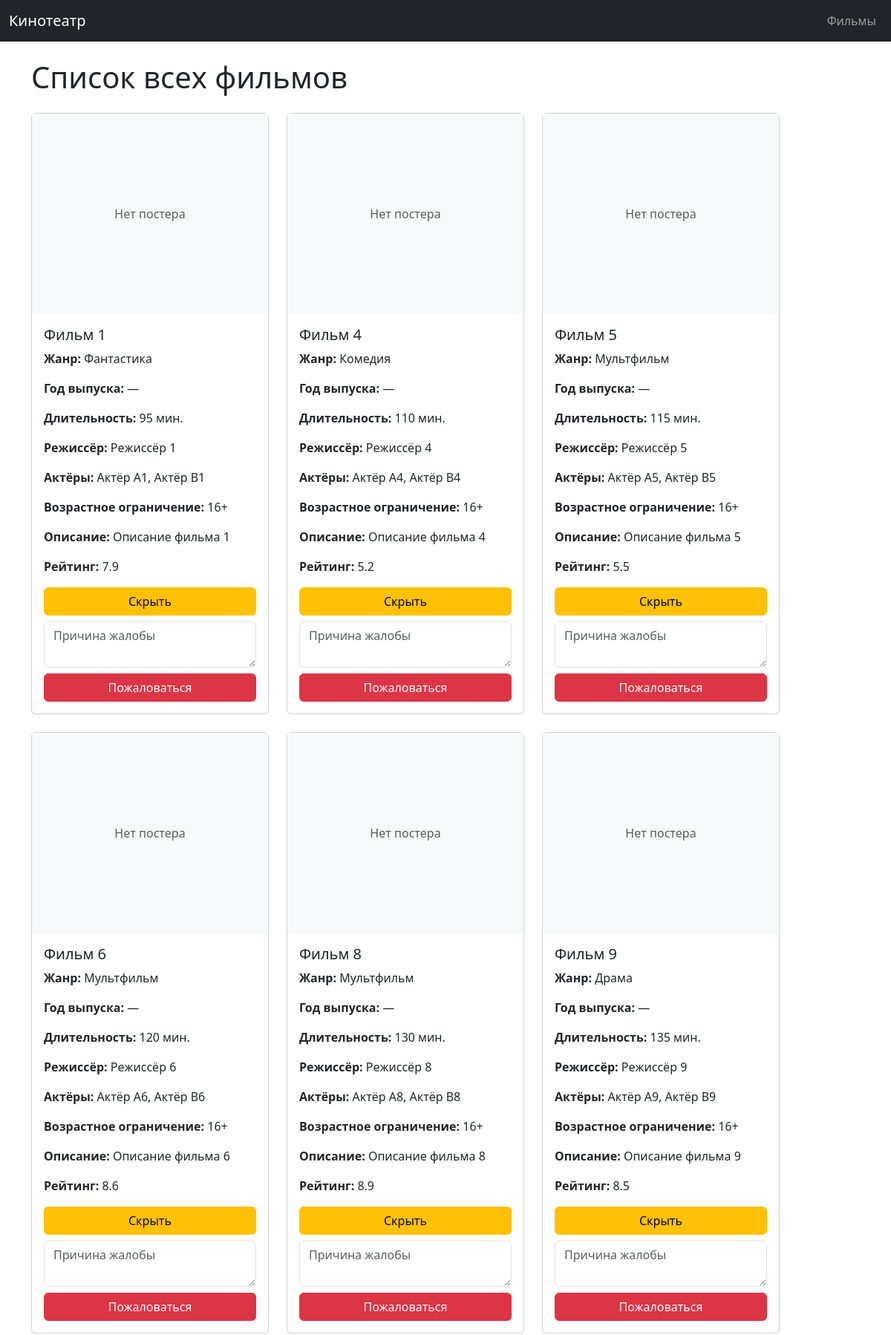
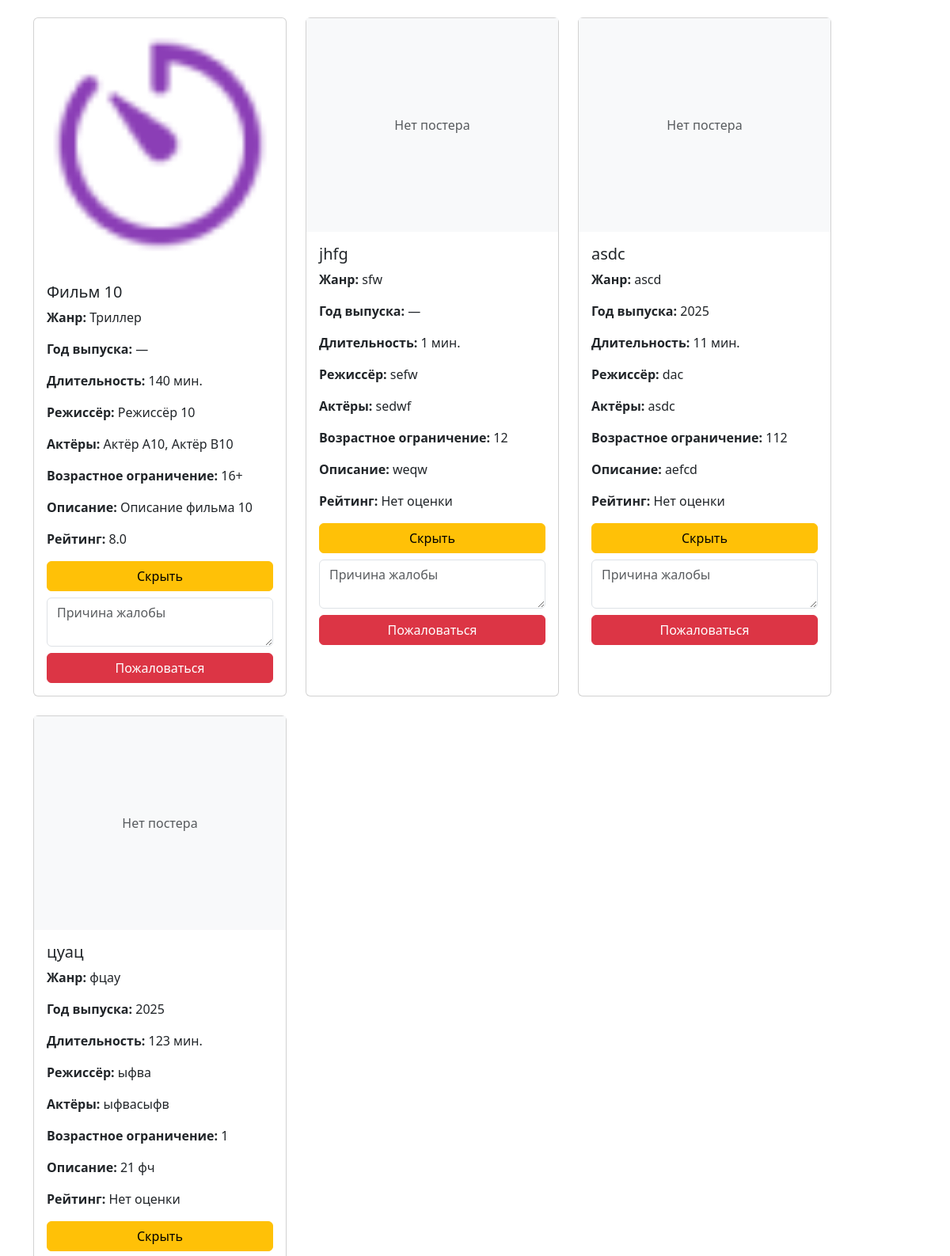
/browse/ (signed in, upper part), run on the app's committed database (2 pictures, top to bottom).
### movies/models.py (models this page shows, shortened)
class Movie(models.Model):
    title = models.CharField("Название", max_length=255)
    genre = models.CharField("Жанр", max_length=100)
    duration = models.PositiveIntegerField("Длительность (мин)")
    director = models.CharField("Режиссёр", max_length=255)
    actors = models.TextField("Актёры")
    release_date = models.DateField("Дата выпуска", null=True, blank=True)
    age_limit = models.CharField("Возрастное ограничение", max_length=10)
    description = models.TextField("Описание")
    rating = models.FloatField("Рейтинг", null=True, blank=True)
    poster = models.ImageField("Постер", null=True, blank=True, upload_to="posters/")
    def display_rating(self):
        return f"{self.rating:.1f}" if self.rating is not None else "Нет оценки"
    display_rating.short_description = "Рейтинг"
    class Meta:
        verbose_name = "Фильм"
        verbose_name_plural = "Фильмы"
    def release_year(self):
        return self.release_date.year if self.release_date else "—"
    release_year.short_description = "Год выпуска"

### movies/views.py (the view)
# urls.py: path('browse/', MovieBrowserView.as_view(), name='movie_browser'),
@method_decorator(login_required, name='dispatch')
class MovieBrowserView(ListView):
    model = Movie
    template_name = 'movies/movie_browser.html'
    context_object_name = 'movies'
    def get_queryset(self):
        hidden = HiddenMovie.objects.filter(user=self.request.user).values_list('movie_id', flat=True)
        return Movie.objects.exclude(id__in=hidden)

### movies/templates/movies/movie_browser.html (shortened to what this page needs)
{% extends "movies/base.html" %}
{% load static %}
{% block content %}
<h1 class="mb-4">Список всех фильмов</h1>
<div class="d-flex flex-wrap gap-4">
  {% for movie in movies %}
    <div class="card" style="width: 20rem;">
      {% if movie.poster %}
        <img src="{{ movie.poster.url }}" class="card-img-top" alt="{{ movie.title }}">
      {% else %}
        <div class="d-flex align-items-center justify-content-center bg-light" style="height: 270px;">
          <span class="text-muted">Нет постера</span>
        </div>
      {% endif %}
      <div class="card-body d-flex flex-column">
        <h5 class="card-title">{{ movie.title }}</h5>
        <p class="card-text"><strong>Жанр:</strong> {{ movie.genre }}</p>
        <p class="card-text"><strong>Год выпуска:</strong> {{ movie.release_year }}</p>
        <p class="card-text"><strong>Длительность:</strong> {{ movie.duration }} мин.</p>
        <p class="card-text"><strong>Режиссёр:</strong> {{ movie.director }}</p>
        <p class="card-text"><strong>Актёры:</strong> {{ movie.actors }}</p>
        <p class="card-text"><strong>Возрастное ограничение:</strong> {{ movie.age_limit }}</p>
        <p class="card-text"><strong>Описание:</strong> {{ movie.description }}</p>
        <p class="card-text"><strong>Рейтинг:</strong> {{ movie.display_rating }}</p>
        <form method="post" action="{% url 'hide_movie' movie.id %}" class="mb-2">
          <button type="submit" class="btn btn-warning w-100">Скрыть</button>
        </form>
        <form method="post" action="{% url 'report_movie' movie.id %}">
          <div class="mb-2">
            <textarea name="reason" placeholder="Причина жалобы" required class="form-control" rows="2"></textarea>
          </div>
          <button type="submit" class="btn btn-danger w-100">Пожаловаться</button>
        </form>
      </div>
    </div>
  {% empty %}
    <p>Фильмы не найдены.</p>
  {% endfor %}
</div>
{% endblock %}

### data on the page
Movie: poster "Нет постера", title "Фильм 1", genre "Фантастика", release_year "—", duration "95", director "Режиссёр 1", actors "Актёр A1, Актёр B1", age_limit "16+", description "Описание фильма 1", display_rating "7.9"
Movie: poster "Нет постера", title "Фильм 4", genre "Комедия", release_year "—", duration "110", director "Режиссёр 4", actors "Актёр A4, Актёр B4", age_limit "16+", description "Описание фильма 4", display_rating "5.2"
Movie: poster "Нет постера", title "Фильм 5", genre "Мультфильм", release_year "—", duration "115", director "Режиссёр 5", actors "Актёр A5, Актёр B5", age_limit "16+", description "Описание фильма 5", display_rating "5.5"
Movie: poster "Нет постера", title "Фильм 6", genre "Мультфильм", release_year "—", duration "120", director "Режиссёр 6", actors "Актёр A6, Актёр B6", age_limit "16+", description "Описание фильма 6", display_rating "8.6"
Movie: poster "Нет постера", title "Фильм 8", genre "Мультфильм", release_year "—", duration "130", director "Режиссёр 8", actors "Актёр A8, Актёр B8", age_limit "16+", description "Описание фильма 8", display_rating "8.9"
Movie: poster "Нет постера", title "Фильм 9", genre "Драма", release_year "—", duration "135", director "Режиссёр 9", actors "Актёр A9, Актёр B9", age_limit "16+", description "Описание фильма 9", display_rating "8.5"
Movie: poster (picture), title "Фильм 10", genre "Триллер", release_year "—", duration "140", director "Режиссёр 10", actors "Актёр A10, Актёр B10", age_limit "16+", description "Описание фильма 10", display_rating "8.0"
Movie: poster "Нет постера", title "jhfg", genre "sfw", release_year "—", duration "1", director "sefw", actors "sedwf", age_limit "12", description "weqw", display_rating "Нет оценки"
Movie: poster "Нет постера", title "asdc", genre "ascd", release_year "2025", duration "11", director "dac", actors "asdc", age_limit "112", description "aefcd", display_rating "Нет оценки"
Movie: poster "Нет постера", title "цуац", genre "фцау", release_year "2025", duration "123", director "ыфва", actors "ыфвасыфв", age_limit "1", description "21 фч", display_rating "Нет оценки"
